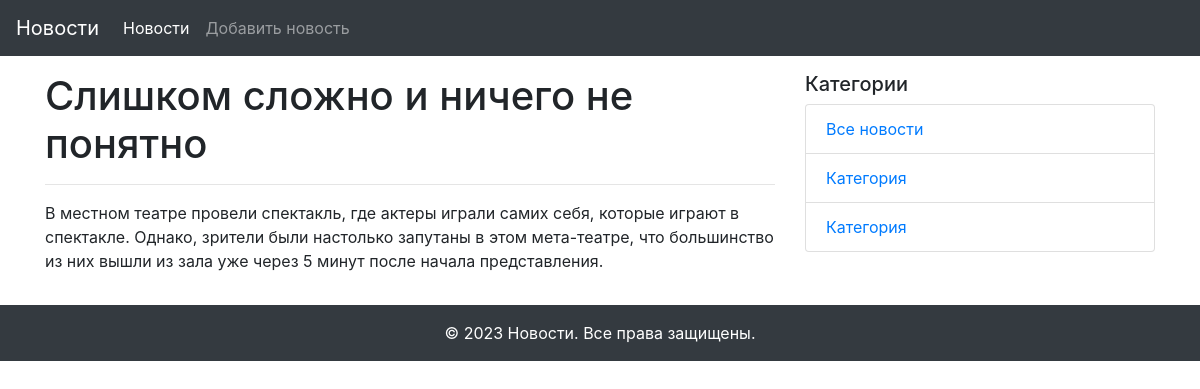
The page /news_detail/1 on the database its author committed.
### models.py (models this page shows, shortened)
class News(db.Model):
    id = db.Column(db.Integer, primary_key=True)
    title = db.Column(db.String(255), unique=True, nullable=False)
    text = db.Column(db.Text, nullable=False)
    created_date = db.Column(db.DateTime, default=datetime.utcnow)
    category_id = db.Column(db.Integer, db.ForeignKey('category.id'), nullable=True)
    category = db.relationship('Category', back_populates='news')

### views.py (the view)
@app.route('/news_detail/<int:id>')
def news_detail(id):
    news_detail = News.query.get(id)
    return render_template('news_detail.html',
                           news=news_detail)

### templates/news_detail.html (shortened to what this page needs)
{% extends "base.html" %}
{% block content %}
  <h1>{{ news.title }}</h1>
  <hr>
  <p>{{ news.text }}</p>
{% endblock content %}

### rows shown on the page
News: title "Слишком сложно и ничего не понятно", text "В местном театре провели спектакль, где актеры играли самих себя, которые играют в спектакле. Однако, зрители были настолько запутаны в этом мета-театре, что большинство из них вышли из зала уже через 5 минут после начала представления."
